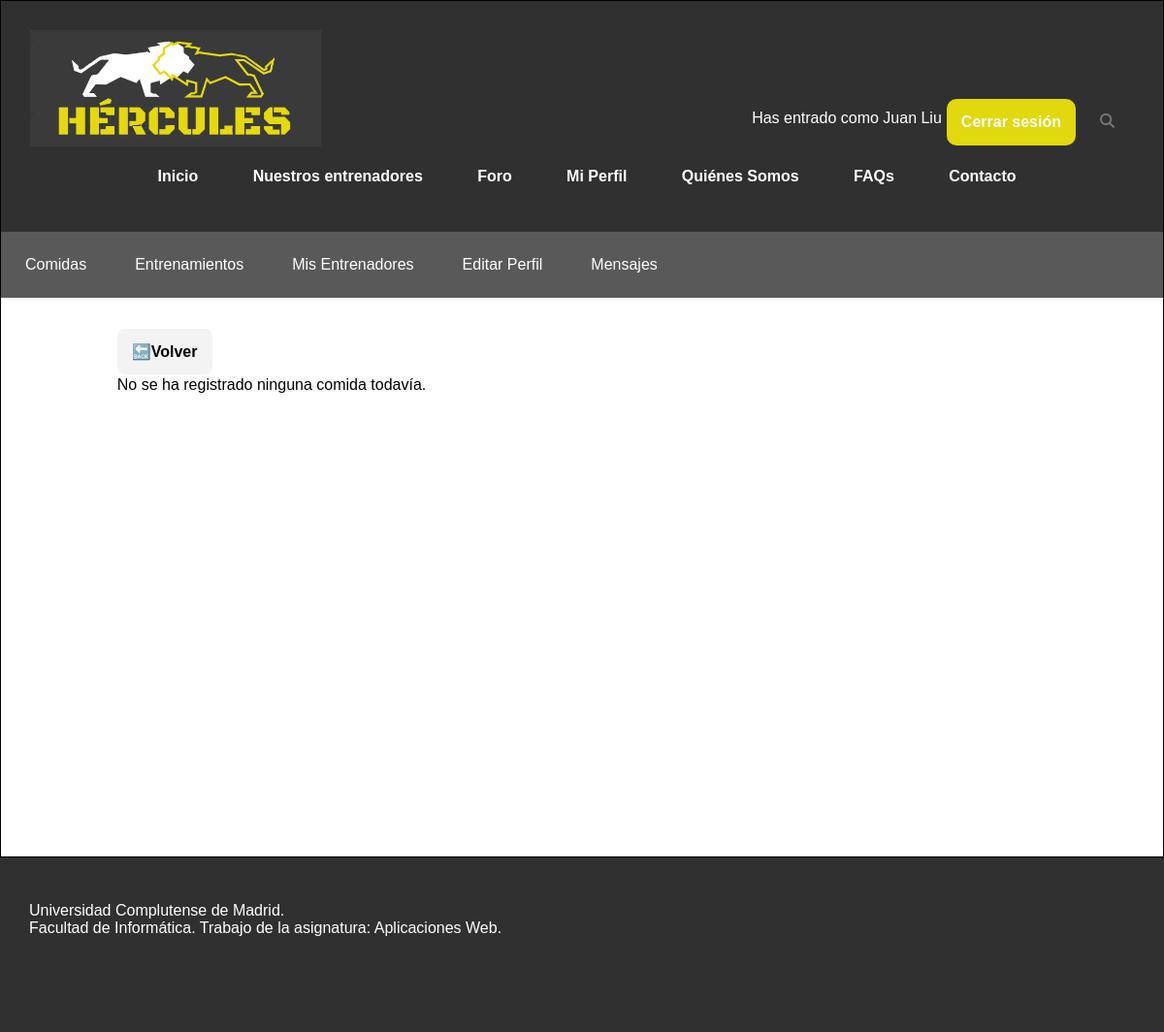
Before: /miPerfilComidasVerTablas.php (signed in) with the older database file.
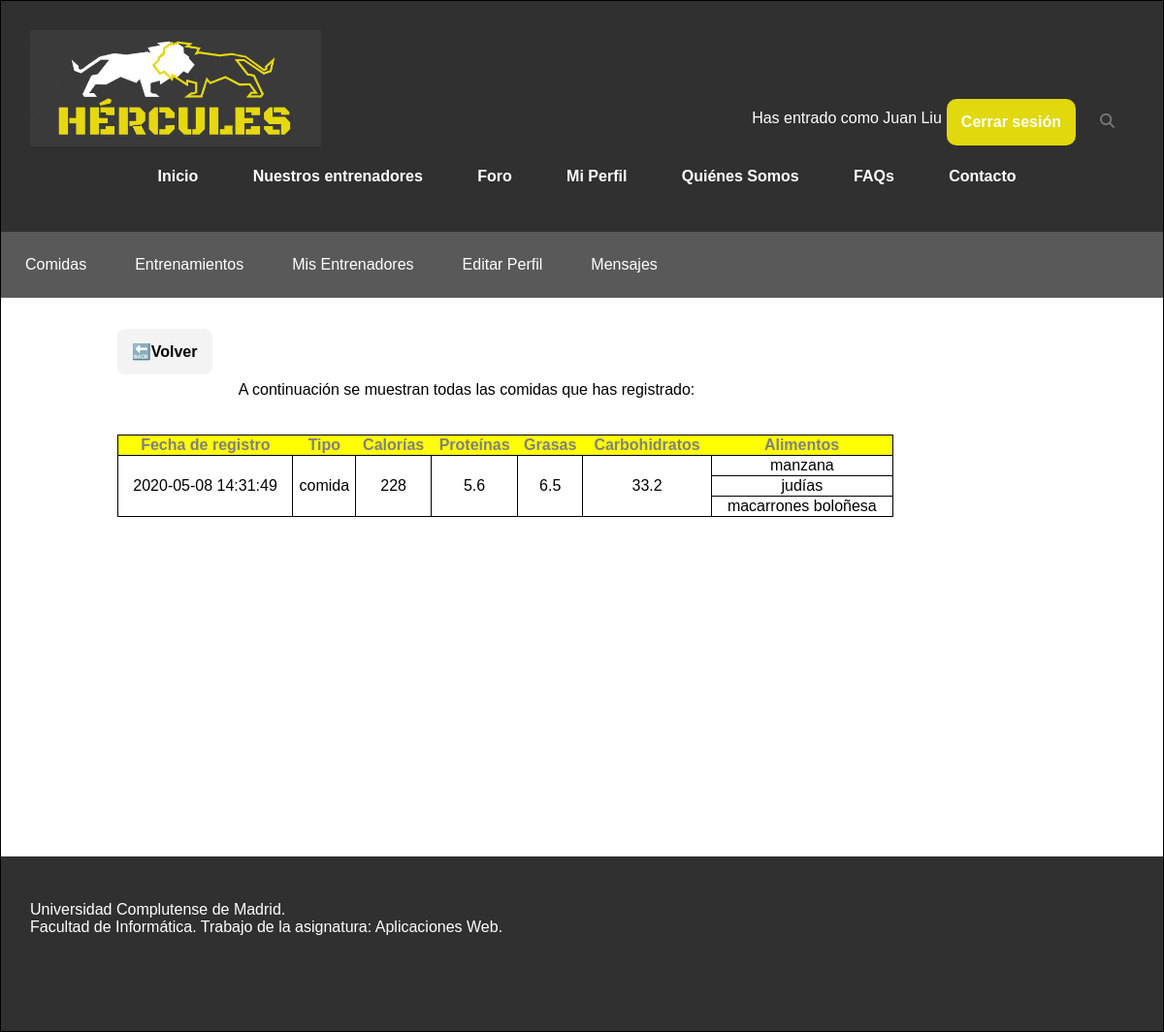
After: the same page with the newer database file.
### tables this page shows
CREATE TABLE `comida` (
  `idComida` int(10) NOT NULL,
  `dia` timestamp NOT NULL DEFAULT current_timestamp() ON UPDATE current_timestamp(),
  `tipo` varchar(15) NOT NULL,
  `usuario` varchar(10) NOT NULL
);

CREATE TABLE `alimento` (
  `idAlimento` int(10) NOT NULL,
  `nombre` varchar(50) NOT NULL,
  `caloriasConsumidas` double UNSIGNED DEFAULT NULL,
  `carbohidratos` double UNSIGNED DEFAULT NULL,
  `proteinas` double UNSIGNED DEFAULT NULL,
  `grasas` double UNSIGNED DEFAULT NULL
);

### includes/DAOs/DAO.php (called while the page is built, shortened)
<?php
class DAO {
    private $servername = "localhost";
    private $username = "hercules";
    private $password = "iG8hC62acnPrvIeU";
    private $dbname = "hercules";
    private $mysqli = null;
    public function __construct(){
        if(!$this->mysqli){
            $this->mysqli = new mysqli($this->servername, $this->username, $this->password, $this->dbname);
        }
    }
    protected function consultar($sql){
        return $this->mysqli->query($sql);
    }
}

### includes/controller.php (called while the page is built, shortened)
<?php
require_once(__DIR__ . '/DAOs/usuarioDAO.php');
require_once(__DIR__ . '/DAOs/comidaDAO.php');
class controller{
    private $comidaDAO;
    private static $instance = null;
    public function __construct(){
        $this->comidaDAO = new comidaDAO();
    }
     public static function getInstance() {
        if (null === self::$instance) {
            self::$instance = new self();
        }
        return self::$instance;
    }
    public function verComidas($nif)
    {
        return $this->comidaDAO->verComidas($nif);
    }
}

### includes/config.php (called while the page is built, shortened)
<?php
require_once __DIR__.'/TOs/TOUsuario.php';
require_once __DIR__.'/controller.php';
$ctrl = controller::getInstance();

### includes/TOs/TOUsuario.php (called while the page is built, shortened)
<?php
class TOUsuario {
    private $nif;
    public function getNif()
    {
        return $this->nif;
    }
}

### includes/DAOs/comidaDAO.php (called while the page is built, shortened)
<?php
require_once(__DIR__.'/DAO.php');
class comidaDAO extends DAO
{
    public function verComidas($nif)
    {
        $query = "  SELECT dia, tipo, nombre, caloriasConsumidas, proteinas, grasas, carbohidratos
                    from comida c
                    join alimentocomida ac on c.idComida = ac.idComida
                    join alimento a on a.idAlimento = ac.idAlimento
                    where c.usuario = '".$nif."'
                    order by c.dia";
        $consulta = $this->consultar($query);
        $comidas = array();
        while($fila = mysqli_fetch_assoc($consulta))
        {
            array_push($comidas, $fila);
        }
        return $comidas;
    }
}

### miPerfilComidasVerTablas.php (the view, shortened to what this page needs)
<?php
	require_once 'includes/config.php';
?>
<!DOCTYPE html>
<html>
<head>
	<link rel="stylesheet" type="text/css" href="includes/css/estilo.css" />
	<link rel="stylesheet" type="text/css" href="includes/css/estiloPagsMiPerfil.css" />
</head>
<body>
<div id="contenedor">
	<?php
		require('includes/comun/cabecera.php');
		require('miPerfilCabecera.php');
	?>
	<div id="contenido">
		<div class="boton-volver">
			<a href="miPerfilComidasVer.php"> 🔙Volver </a>
		</div>
		<?php
		$nif_usuario = $_SESSION['usuario']->getNif();
		$comidas = $ctrl->verComidas($nif_usuario);
		if (count($comidas) == 0)
		{
		    echo "<p> No se ha registrado ninguna comida todavía.</p>";
		}
		else
		{
	    ?>
	    <div class="primer_parrafo">
		<p>A continuación se muestran todas las comidas que has registrado:</p>
		</div>
		<div class="tabla_comidas">
		<p><table>
		<tr> <th>Fecha de registro</th> <th>Tipo</th> <th>Calorías</th> <th>Proteínas</th>
		    <th>Grasas</th> <th>Carbohidratos</th> <th>Alimentos</th> </tr>
		<?php
    		$i = 0; $j = 0; $aux = 0;
    		$sumaCalorias = 0; $sumaProteinas = 0; $sumaGrasas = 0; $sumaHidratos = 0;
    		foreach ($comidas as $valor)
    		{
    		    echo "<tr>";
    		    if ($i == $j)
    	        {
    	            while ((count($comidas) != $i + 1) && ($comidas[$i]['dia'] == $comidas[$i + 1]['dia']))
    	            {
    	                $sumaCalorias += $comidas[$i]['caloriasConsumidas'];
    	                $sumaProteinas += $comidas[$i]['proteinas'];
    	                $sumaGrasas += $comidas[$i]['grasas'];
    	                $sumaHidratos += $comidas[$i]['carbohidratos'];
    	                ++$i;
    	                ++$aux;
    	            }
    	            $sumaCalorias += $comidas[$i]['caloriasConsumidas'];
    	            $sumaProteinas += $comidas[$i]['proteinas'];
    	            $sumaGrasas += $comidas[$i]['grasas'];
    	            $sumaHidratos += $comidas[$i]['carbohidratos'];
    	            ++$i;
    	            ++$aux;
    	            echo "<td rowspan = ".$aux.">".$valor['dia']."</td>";
    	            echo "<td rowspan = ".$aux.">".$valor['tipo']."</td>";
    	            echo "<td rowspan = ".$aux.">".$sumaCalorias."</td>";
    	            echo "<td rowspan = ".$aux.">".$sumaProteinas."</td>";
    	            echo "<td rowspan = ".$aux.">".$sumaGrasas."</td>";
    	            echo "<td rowspan = ".$aux.">".$sumaHidratos."</td>";
    	            $aux = 0;
    	            $sumaCalorias = 0; $sumaProteinas = 0; $sumaGrasas = 0; $sumaHidratos = 0;
    	        }
                ++$j;
    		    echo "<td>".$valor['nombre']."</td>";
                echo "</tr>";
    		}
        }
        ?>
        </table></p>
        </div>
	</div>
	<?php
	require('includes/comun/pie.php');
	?>
</div>
</body>
</html>

Changed rows visible on the page:
now on this page (row edited): comida: dia "2020-05-08 14:31:49", tipo "comida", sumaCalorias "228", sumaProteinas "5.6", sumaGrasas "6.5", sumaHidratos "33.2", alimento.nombre "manzana", alimento.nombre "judí­as", alimento.nombre "macarrones boloñesa"
Other visible differences:
text no longer shown: "No se ha registrado ninguna comida todavía."
text now shown: "A continuación se muestran todas las comidas que has registrado: Fecha de registro Tipo Calorías Proteínas Grasas Carbohidratos Alimentos"
